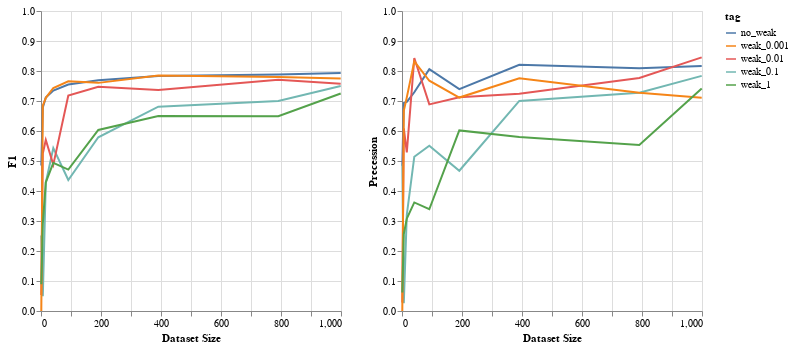

Source (notebook cell):
### Code cell
def interactive_experiment(data_frame: pd.DataFrame, metric: str) -> alt.Chart:
    pts = alt.selection(type="interval", encodings=["x"])

    # left panel: line chart of F1 score
    f1 = alt.Chart().mark_line().encode(
        x=alt.X('step', title='Dataset Size'),
        y=alt.Y('metric_val', title=metric, scale=alt.Scale(domain=[0, 1])),
        color='tag',
    ).transform_filter(alt.datum.metric_name == 'F1').properties(
        selection=pts,
        width=300,
        height=300
    )

    # right panel: histogram
    prec = alt.Chart().mark_line().encode(
        x=alt.X('step', title='Dataset Size'),
        y=alt.Y('metric_val', title='Precession', scale=alt.Scale(domain=[0, 1])),
        color='tag',
    ).transform_filter(alt.datum.metric_name == 'Precession').transform_filter(
        pts.ref()
    ).properties(
        width=300,
        height=300
    )

    # build the chart:
    return alt.hconcat(
        f1,
        prec,
        data=data_frame
    )
# .transform_bin(
#         "mbin",
#         field="m",
#         bin=alt.Bin(maxbins=20)
#     )
interactive_experiment(data_frame, 'F1')

### Figure 1 — Vega-Lite specification as saved in the notebook (floating-point values rounded to 4 significant figures; data arrays with more than 128 entries replaced by an {"elided": "..."} marker saying what was removed)
{"$schema": "https://vega.github.io/schema/vega-lite/v2.6.0.json", "config": {"view": {"height": 300, "width": 400}}, "data": {"name": "data-cb478328e7668f33d854f5fe6db8b66b"}, "datasets": {"data-cb478328e7668f33d854f5fe6db8b66b": {"elided": "135 records"}}, "hconcat": [{"encoding": {"color": {"field": "tag", "type": "nominal"}, "x": {"field": "step", "title": "Dataset Size", "type": "quantitative"}, "y": {"field": "metric_val", "scale": {"domain": [0, 1]}, "title": "F1", "type": "quantitative"}}, "height": 300, "mark": "line", "selection": {"selector025": {"encodings": ["x"], "mark": {"fill": "#333", "fillOpacity": 0.125, "stroke": "white"}, "on": "[mousedown, window:mouseup] > window:mousemove!", "resolve": "global", "translate": "[mousedown, window:mouseup] > window:mousemove!", "type": "interval", "zoom": "wheel!"}}, "transform": [{"filter": "(datum.metric_name === 'F1')"}], "width": 300}, {"encoding": {"color": {"field": "tag", "type": "nominal"}, "x": {"field": "step", "title": "Dataset Size", "type": "quantitative"}, "y": {"field": "metric_val", "scale": {"domain": [0, 1]}, "title": "Precession", "type": "quantitative"}}, "height": 300, "mark": "line", "transform": [{"filter": "(datum.metric_name === 'Precession')"}, {"filter": {"selection": "selector025"}}], "width": 300}]}
